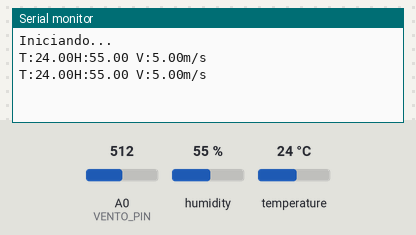
Simulated run of this sketch. Board: Arduino Uno, built with avr-gcc and run on an emulated ATmega328P. Shown: the last lines printed to the serial monitor. Inputs (shaded band) come from the test bench; at power-on: humidity 55 %, A0 (VENTO_PIN) = 512, temperature 24 °C.

Above: at 2.8 s.
2.9 s: humidity set to 22 %
At 4.6 s:
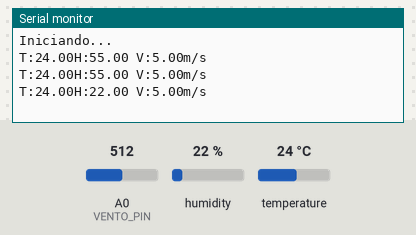
5.6 s: A0 (VENTO_PIN) set to 716
At 7.0 s:
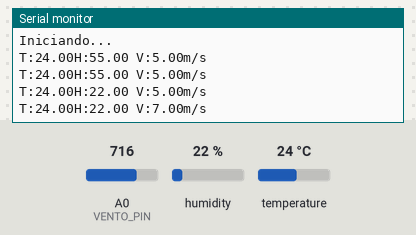
8.3 s: temperature set to 12 °C
At 10.7 s:
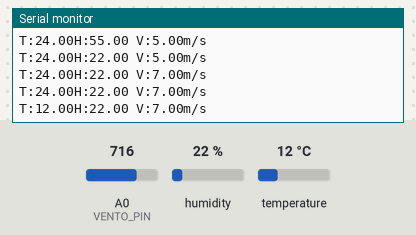
11.0 s: A0 (VENTO_PIN) set to 900
At 13.1 s:
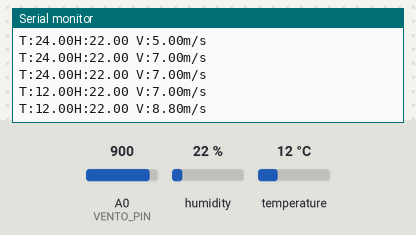
13.7 s: humidity set to 40 %
At 15.5 s:
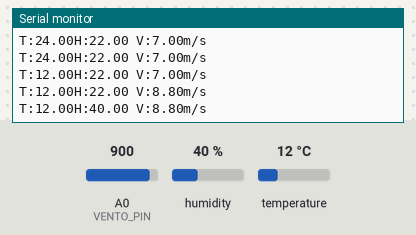
Timing chart, 0 to 17.0 s (numbered marks = the images above; inputs shaded):
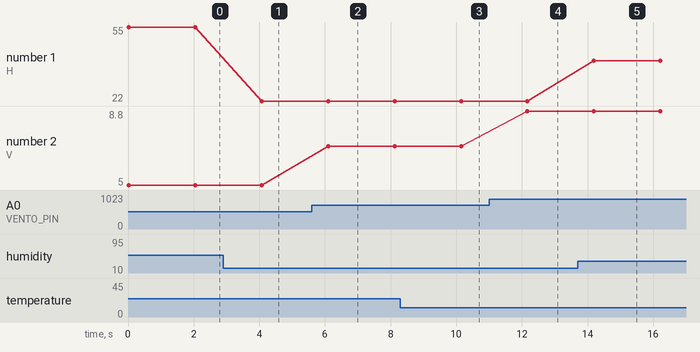

Measured:
- after the input at 2.9 s, the serial monitor: prints a new line after 1.2 s (image 1)
- after the input at 5.6 s, the serial monitor: prints a new line after 0.50 s (image 2)
- after the input at 8.3 s, the serial monitor: prints a new line after 1.8 s (image 3)
- after the input at 11.0 s, the serial monitor: prints a new line after 1.2 s (image 4)
- after the input at 13.7 s, the serial monitor: prints a new line after 0.49 s (image 5)
- plotted number 1: 55 → 22 after the input at 2.9 s, 22 → 40 after the input at 13.7 s
- plotted number 2: 5 → 7 after the input at 5.6 s, 7 → 8.8 after the input at 11.0 s

The sketch:

codigoPrincipal.ino
```cpp
#include <dht11.h>

#define DHT11PIN 4  // Pino do sensor DHT11
#define VENTO_PIN A0 // Pino analógico para o sensor de vento

// Constantes
const float pi = 3.14159265;     // Número de pi
int period = 5000;               // Tempo de medição (milissegundos)
int radius = 147;                // Raio do anemômetro (mm) - Não aplicável para sensor analógico
unsigned int counter = 0;        // Contador para o sensor
unsigned int RPM = 0;            // Rotações por minuto (não utilizado)
float speedwind = 0;             // Velocidade do vento (m/s)
float windspeed = 0;             // Velocidade do vento (km/h)

// Instância do sensor DHT11
dht11 DHT11;

void setup() {
  Serial.begin(9600);  // Inicia a comunicação serial
  Serial.println("Iniciando...");
}

void loop() {
  // Leitura do sensor DHT11
  int chk = DHT11.read(DHT11PIN);
  String dados = "T:" + String((float)DHT11.temperature, 2) + "H:" + String((float)DHT11.humidity, 2);

  // Leitura do sensor de vento
  int vento = analogRead(VENTO_PIN);
  float ventoVolts = (vento / 1023.0) * 5.0; // Convertendo para volts (considerando Vcc = 5V)

  // Calcula a velocidade do vento em m/s
  speedwind = ventoVolts * 2.0; // Ajuste o fator de multiplicação conforme o datasheet do sensor


  // Envia os dados via serial
  String ventoDados = "V:" + String(speedwind, 2) + "m/s";
  Serial.println(dados + " " + ventoDados);  // Envia os dados no formato: "T:XX.XX H:YY.YY V:ZZ.ZZ"

  delay(2000);  // Aguarda 2 segundos antes de fazer a próxima leitura
}
```
